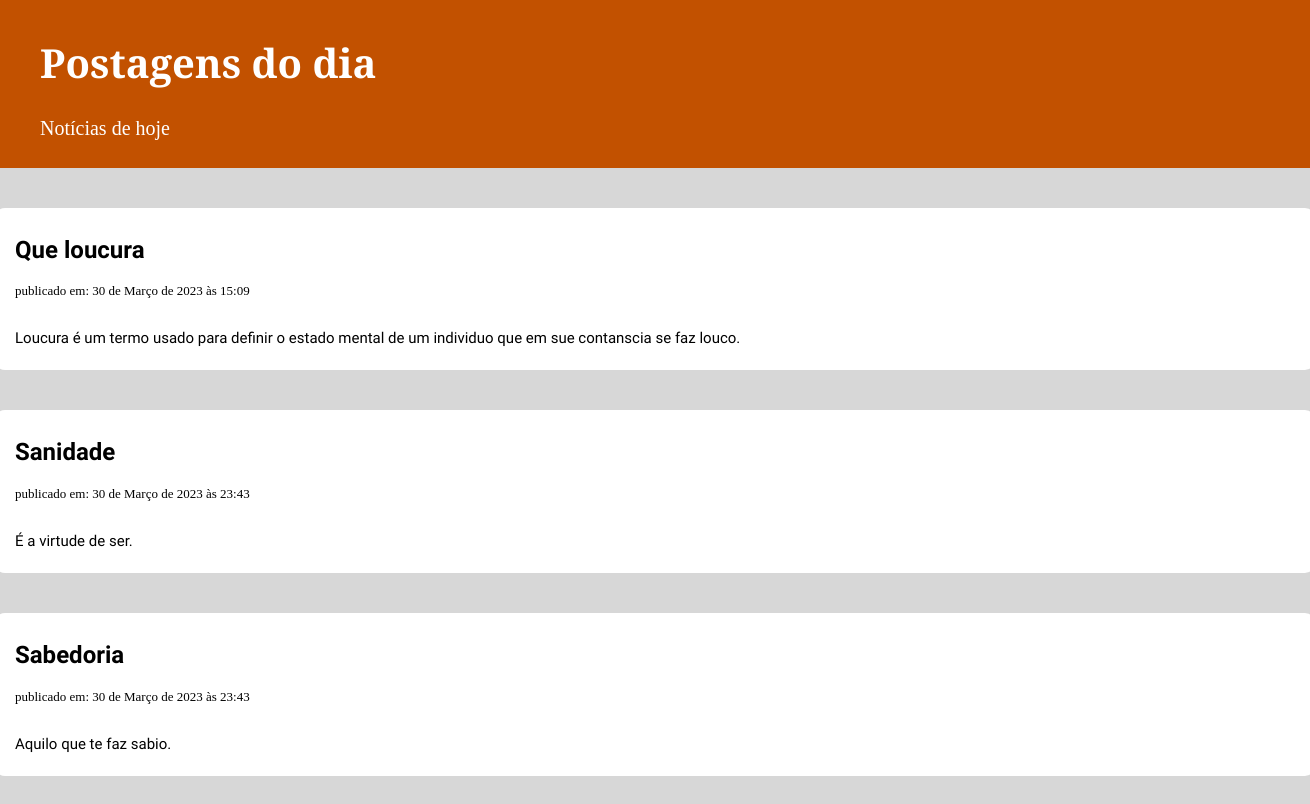
The app's page /, older data.
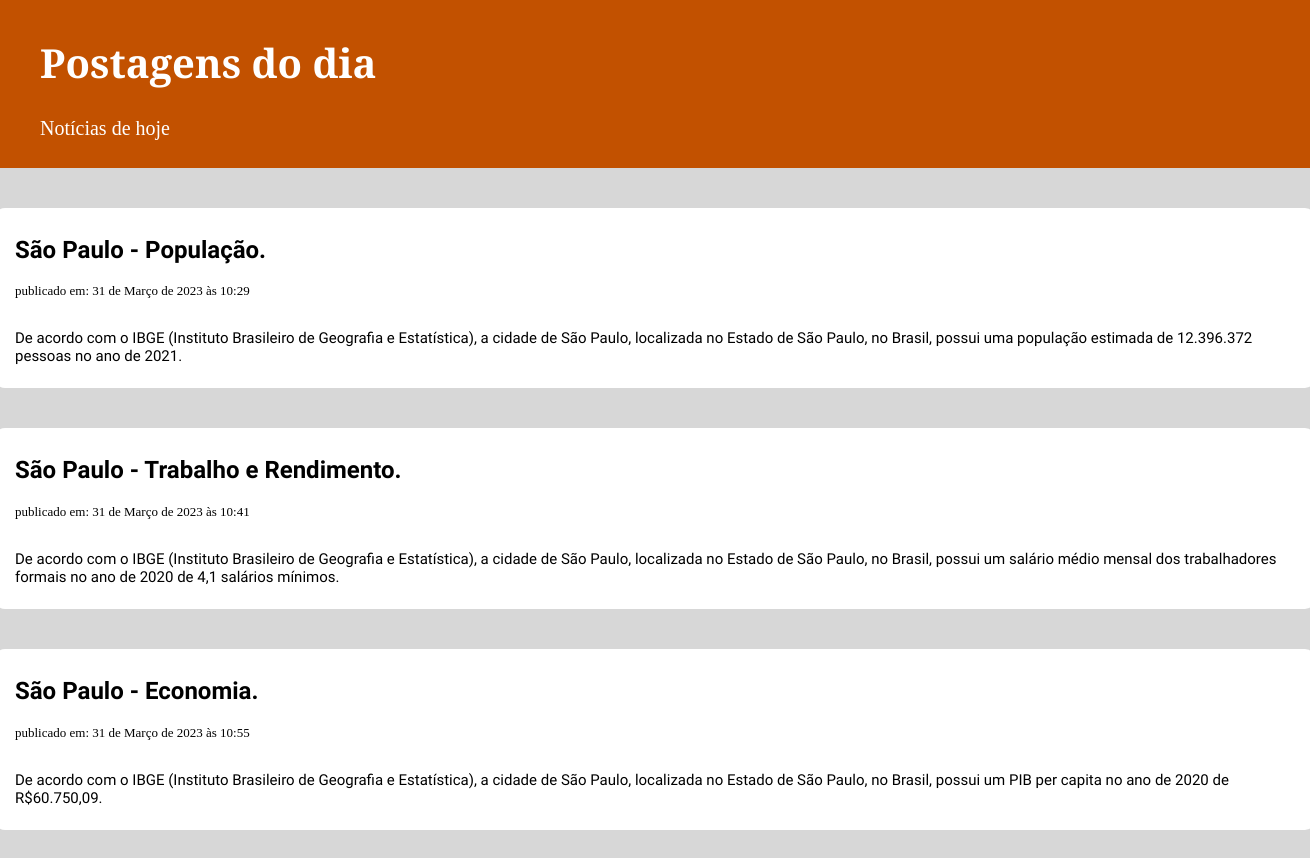
The same page, newer data.
### news/models.py (models this page shows, shortened)
class Postagens(models.Model):
    titulo = models.CharField(max_length=200)
    data = models.DateTimeField(auto_now=True)
    conteudo = models.TextField()

### news/views.py (the view)
# urls.py: path('', views.jornal, name='home'),
def jornal(request):
    postagens = Postagens.objects.all().values()
    templates = loader.get_template('home.html')
    context = {'postagens': postagens}
    return HttpResponse(templates.render(context, request))

### news/templates/home.html
{% load static %}
<!DOCTYPE html>
<html>
    <head>
        <link rel="stylesheet" href="{% static 'one.css'%}">
    </head>
    <body>
        <div class="page-header">
            <h1>Postagens do dia</h1>
            <p>Notícias de hoje</p>
        </div>
        <div class="content container">
            <div class="row">
                <div class="col-md-8">
                    {% for post in postagens %}
                        <div class="post">
                            <h2>{{ post.titulo}}</h2>
                            <div class="date">
                                <p>publicado em: {{ post.data}}</p>
                            </div>
                            <p class="post-content">{{ post.conteudo|linebreaksbr }}</p>
                        </div>
                    {% endfor %}
                </div>
            </div>
        </div>
    </body>
</html>

### news/static/one.css (style rules this page uses)
body { margin: 0; padding: 0; background-color: #d7d7d7; }
.page-header { background-color: #C25100; margin-top: 0; padding: 8px 40px; }
.page-header h1 { font-family: 'Libre Baskerville', serif; color: #ffffff; font-size: 30pt; text-decoration: none; }
.page-header p { font-family: 'Libre Baskerville', serif; color: #ffffff; font-size: 20px; }
.content { display: flex; justify-content: center; align-items: center; }
h1, h2, h3, h4 { font-family: 'Raleway', sans-serif; }
.date { font-size: 13px; color: #020202; margin-bottom: 30px; }
.post { background-color: #ffffff; width: 80rem; margin: 40px; border-radius: 10px; padding: 8px 20px; }
.post-content { font-family: 'Raleway', sans-serif; font-size: 15px; }

Row changes from the older to the newer data that the page shows:
removed Postagens: titulo "Que loucura", data "30 de Março de 2023 às 15:09", conteudo "Loucura é um termo usado para definir o estado mental de um individuo que em sue contanscia se faz louco."
removed Postagens: titulo "Sanidade", data "30 de Março de 2023 às 23:43", conteudo "É a virtude de ser."
removed Postagens: titulo "Sabedoria", data "30 de Março de 2023 às 23:43", conteudo "Aquilo que te faz sabio."
added Postagens: titulo "São Paulo - População.", data "31 de Março de 2023 às 10:29", conteudo "De acordo com o IBGE (Instituto Brasileiro de Geografia e Estatística), a cidade de São Paulo, localizada no Estado de São Paulo, no Brasil, possui uma população estimada de 12.396.372 pessoas no ano de 2021."
added Postagens: titulo "São Paulo - Trabalho e Rendimento.", data "31 de Março de 2023 às 10:41", conteudo "De acordo com o IBGE (Instituto Brasileiro de Geografia e Estatística), a cidade de São Paulo, localizada no Estado de São Paulo, no Brasil, possui um salário médio mensal dos trabalhadores formais no ano de 2020 de 4,1 salários mínimos."
added Postagens: titulo "São Paulo - Economia.", data "31 de Março de 2023 às 10:55", conteudo "De acordo com o IBGE (Instituto Brasileiro de Geografia e Estatística), a cidade de São Paulo, localizada no Estado de São Paulo, no Brasil, possui um PIB per capita no ano de 2020 de R$60.750,09."
